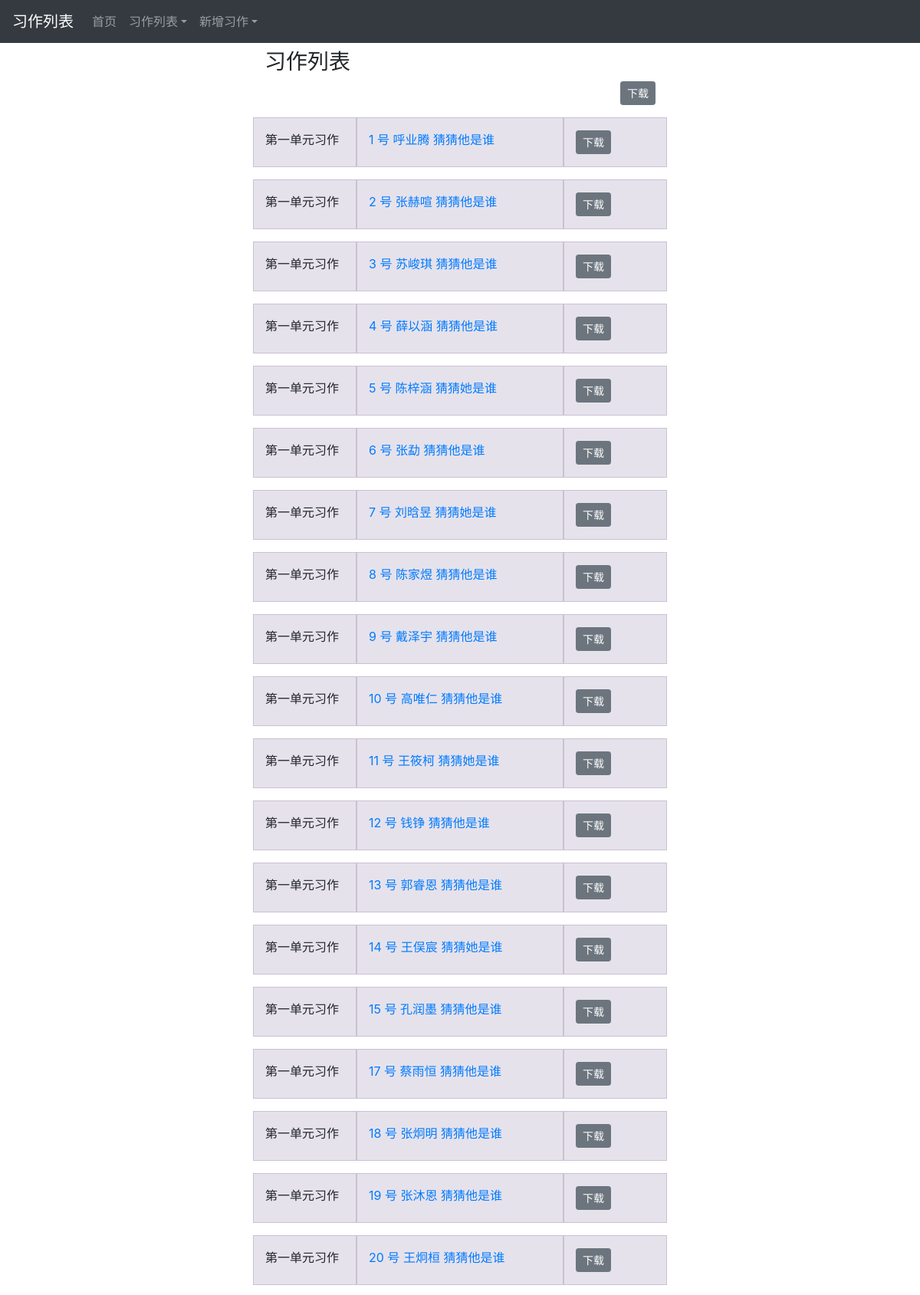
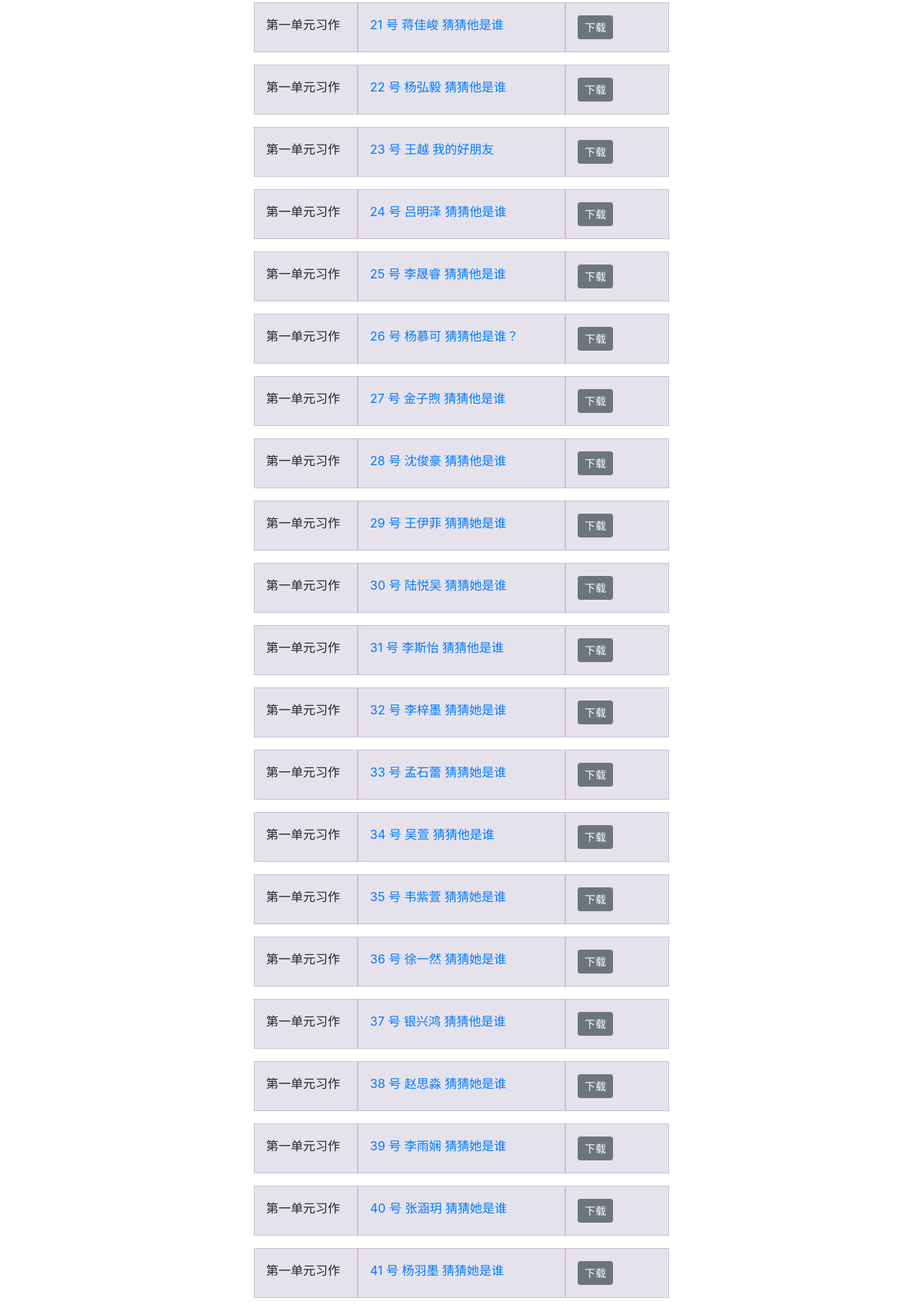
Page /essays/ (upper part) on the committed database (2 pictures, top to bottom).
### essays/models.py (models this page shows, shortened)
class Essay(models.Model):
    student_name = models.CharField(db_column="student_name", max_length=100)
    student_no = models.IntegerField(db_column="student_number")
    subject = models.CharField(max_length=100, db_column="subject", blank=True, null=True);
    secondary_subject = models.CharField(max_length=100, db_column="secondary_subject", blank=True, null=True)
    category = models.CharField(max_length=100, blank=True, null=True)
    essay_type = models.CharField(max_length=100, blank=True, null=True)
    serial_number = models.CharField(max_length=100, blank=True, null=True)
    context = models.TextField(db_column="context")
    pub_date = models.DateTimeField('date published', blank=True, null=True)
    uuid = models.CharField(max_length=100,  blank=True, null=True);

### essays/views.py (the view)
# urls.py: path('', views.index, name='index'),
def index(request):
    cat = request.GET.get('category', '')
    if cat == '':
        all_essays = Essay.objects.order_by('student_no')
    else:
        all_essays = Essay.objects.filter(category=cat).order_by('student_no')
    context = {'all_essays': all_essays, 'category': cat}
    return render(request, 'essays/index.html', context)

### essays/templates/essays/index.html
{% extends "essays/base.html" %}
{% block pagetitle %}
习作列表
{% endblock pagetitle %}
{% block content %}
    {% if all_essays %}
    <div class='main-container'>
        <h3>习作列表</h3>
        <p style='text-align: right;'>
            <a class="btn btn-sm btn-secondary "  href="{% url 'essays:dbc' %}?category={{category}}">下载{{category}}</a>
        </p>
        {% for essay in all_essays %}
        <div class="row" >
            <div class="col-3">{{ essay.category }}</div>
            <div class="col-6">
                <a href="{% url 'essays:essay' essay.uuid %}">
                    {{essay.student_no}} 号 {{essay.student_name}} {{essay.subject}}
                </a>
            </div>
            <div class="col-3">
                <a class="btn btn-sm btn-secondary "  href="{% url 'essays:download' essay.uuid 'docx' %}">下载</a>
            </div>
        </div>
        {% endfor %}
    </div>
    {% else %}
    <h1>没有文章</h1>
    {% endif %}
{% endblock content %}

### essays/templates/essays/base.html (shortened to what this page needs)
{% load bootstrap4 %}
<!DOCTYPE html>
<html>
    <head>
        {% bootstrap_css %}
    </head>
    <body>
      <nav class="navbar navbar-expand-md navbar-dark bg-dark fixed-top">
        <a class="navbar-brand" href="#">{% block pagetitle %} {% endblock pagetitle %}</a>
        <div class="collapse navbar-collapse" id="navbarsExampleDefault">
          <ul class="navbar-nav mr-auto">
            <li class="nav-item ">
              <a class="nav-link " href="{% url 'essays:index' %}" >首页</a>
            </li>
            <li class="nav-item dropdown">
              <a class="nav-link dropdown-toggle" href="{% url 'essays:new' %}" id="dropdown01"
              data-toggle="dropdown" aria-haspopup="true" aria-expanded="false">习作列表</a>
            </li>
            <li class="nav-item dropdown">
              <a class="nav-link dropdown-toggle" href="{% url 'essays:new' %}" id="dropdown01"
              data-toggle="dropdown" aria-haspopup="true" aria-expanded="false">新增习作</a>
            </li>
          </ul>
        </div>
      </nav>
      <div class="container"> {% block content %} {% endblock content %} </div>
    </body>
</html>

### essays/templates/essays/base.html (style rules this page uses)
body { padding-top: 5rem; }
body { padding-top: 2rem; padding-bottom: 2rem; }
h3 { margin-top: 2rem; }
.row { margin-bottom: 1rem; }
[class*="col-"] { padding-top: 1rem; padding-bottom: 1rem; background-color: rgba(86, 61, 124, .15); border: 1px solid rgba(86, 61, 124, .2); }
.container { margin-top: 2rem; }
div.main-container { max-width: 510px;margin:auto; }

### rows in the picture
Essay: category "第一单元习作", student_no "1", student_name "呼业腾", subject "猜猜他是谁"
Essay: category "第一单元习作", student_no "2", student_name "张赫喧", subject "猜猜他是谁"
Essay: category "第一单元习作", student_no "3", student_name "苏峻琪", subject "猜猜他是谁"
Essay: category "第一单元习作", student_no "4", student_name "薛以涵", subject "猜猜他是谁"
Essay: category "第一单元习作", student_no "5", student_name "陈梓涵", subject "猜猜她是谁"
Essay: category "第一单元习作", student_no "6", student_name "张勐", subject "猜猜他是谁"
Essay: category "第一单元习作", student_no "7", student_name "刘晗昱", subject "猜猜她是谁"
Essay: category "第一单元习作", student_no "8", student_name "陈家煜", subject "猜猜他是谁"
Essay: category "第一单元习作", student_no "9", student_name "戴泽宇", subject "猜猜他是谁"
Essay: category "第一单元习作", student_no "10", student_name "高唯仁", subject "猜猜他是谁"
Essay: category "第一单元习作", student_no "11", student_name "王筱柯", subject "猜猜她是谁"
Essay: category "第一单元习作", student_no "12", student_name "钱铮", subject "猜猜他是谁"
Essay: category "第一单元习作", student_no "13", student_name "郭睿恩", subject "猜猜他是谁"
Essay: category "第一单元习作", student_no "14", student_name "王俣宸", subject "猜猜她是谁"
Essay: category "第一单元习作", student_no "15", student_name "孔润墨", subject "猜猜他是谁"
Essay: category "第一单元习作", student_no "17", student_name "蔡雨恒", subject "猜猜他是谁"
Essay: category "第一单元习作", student_no "18", student_name "张炯明", subject "猜猜他是谁"
Essay: category "第一单元习作", student_no "19", student_name "张沐恩", subject "猜猜他是谁"
Essay: category "第一单元习作", student_no "20", student_name "王炯桓", subject "猜猜他是谁"
Essay: category "第一单元习作", student_no "21", student_name "蒋佳峻", subject "猜猜他是谁"
Essay: category "第一单元习作", student_no "22", student_name "杨弘毅", subject "猜猜他是谁"
Essay: category "第一单元习作", student_no "23", student_name "王越", subject "我的好朋友"
Essay: category "第一单元习作", student_no "24", student_name "吕明泽", subject "猜猜他是谁"
Essay: category "第一单元习作", student_no "25", student_name "李晟睿", subject "猜猜他是谁"
Essay: category "第一单元习作", student_no "26", student_name "杨慕可", subject "猜猜他是谁？"
Essay: category "第一单元习作", student_no "27", student_name "金子煦", subject "猜猜他是谁"
Essay: category "第一单元习作", student_no "28", student_name "沈俊豪", subject "猜猜他是谁"
Essay: category "第一单元习作", student_no "29", student_name "王伊菲", subject "猜猜她是谁"
Essay: category "第一单元习作", student_no "30", student_name "陆悦吴", subject "猜猜她是谁"
Essay: category "第一单元习作", student_no "31", student_name "李斯怡", subject "猜猜他是谁"
Essay: category "第一单元习作", student_no "32", student_name "李梓墨", subject "猜猜她是谁"
Essay: category "第一单元习作", student_no "33", student_name "孟石蕾", subject "猜猜她是谁"
Essay: category "第一单元习作", student_no "34", student_name "吴萱", subject "猜猜他是谁"
Essay: category "第一单元习作", student_no "35", student_name "韦紫萱", subject "猜猜她是谁"
Essay: category "第一单元习作", student_no "36", student_name "徐一然", subject "猜猜她是谁"
Essay: category "第一单元习作", student_no "37", student_name "银兴鸿", subject "猜猜他是谁"
Essay: category "第一单元习作", student_no "38", student_name "赵思淼", subject "猜猜她是谁"
Essay: category "第一单元习作", student_no "39", student_name "李雨娴", subject "猜猜她是谁"
Essay: category "第一单元习作", student_no "40", student_name "张涵玥", subject "猜猜她是谁"
Essay: category "第一单元习作", student_no "41", student_name "杨羽墨", subject "猜猜她是谁"
